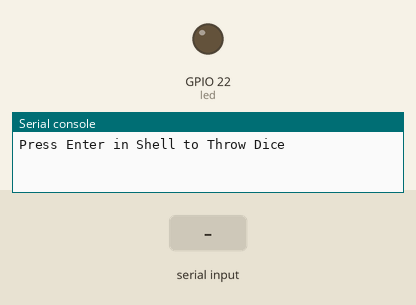
A program run on a simulated ESP32 board running MicroPython. On the bench: output pins drawn as LEDs (lit = HIGH), the last lines printed to the serial console. Dashed ring = blinking. The inputs (shaded band) are chosen by the test bench. Random numbers come from a fixed seed.

Above: at 1.2 s.
1.3 s: "1" typed at the serial console, then Enter
At 2.9 s:
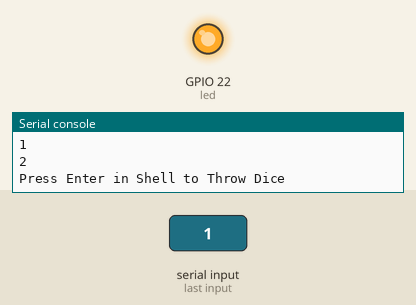
3.4 s: "0" typed at the serial console, then Enter
At 3.7 s:
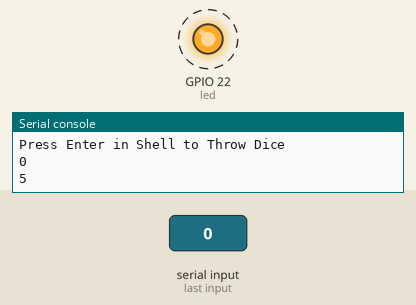
Timing chart, 0 to 6.7 s (numbered marks = the images above; inputs shaded):
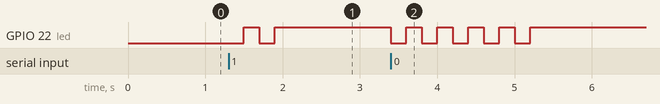

Measured:
- after the input at 1.3 s, GPIO 22 (led): LOW → HIGH after 0.20 s, → LOW 0.20 s later, → HIGH 0.20 s later
- after the input at 3.4 s, GPIO 22 (led): alternates HIGH for 0.20 s and LOW for 0.20 s, 10 changes in all, then stays HIGH, starting at once

The program:

04_04_dice.py
```python
from machine import Pin, Signal
from time import sleep
from random import randint

led = Signal(22, Pin.OUT, invert=True)

def throw_dice():
    return randint(1, 6)

def blink(times, delay):
    for x in range(1, times+1):
        led.on()
        sleep(delay)
        led.off()
        sleep(delay)

while True:
    # Wait for Enter to be pressed
    input('Press Enter in Shell to Throw Dice')
    # Enter has been pressed
    dice_throw = throw_dice()
    print(dice_throw)
    blink(dice_throw, 0.2)
```
